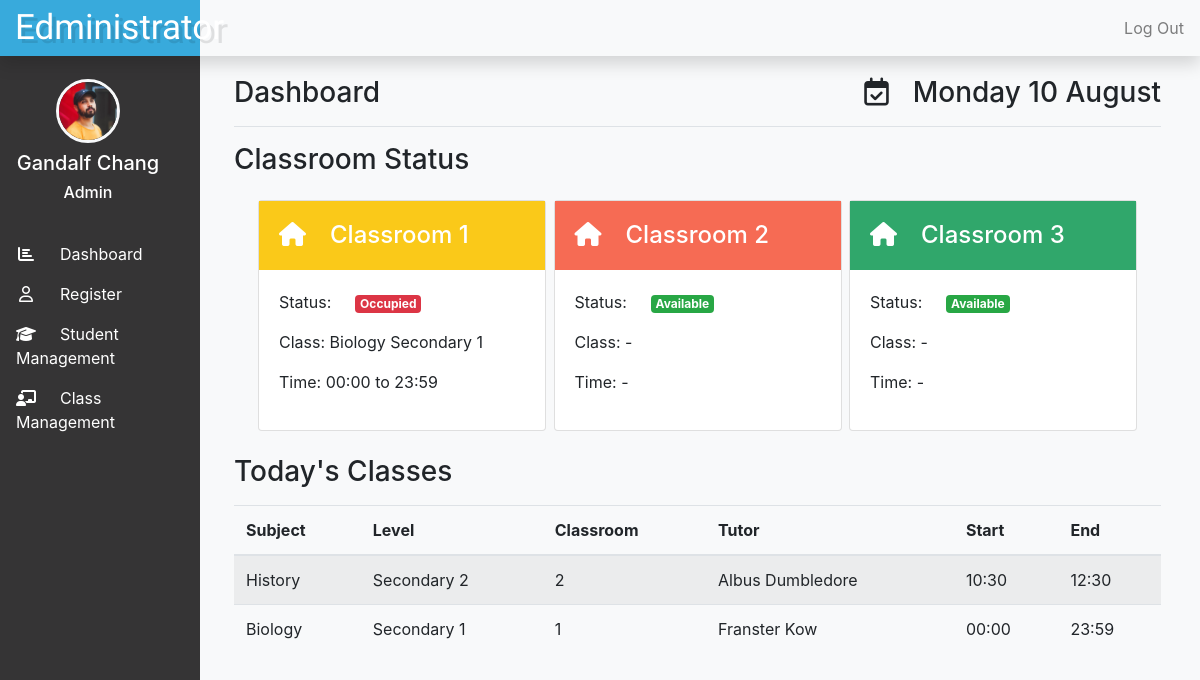
Screenshot of /admindashboard (signed in) with the database file from the repository.
### tables this page shows
CREATE TABLE 'classes' ('id' integer PRIMARY KEY, subject TEXT, level TEXT, classroom INTEGER,'tutor' TEXT,'day' integer, start TEXT, end TEXT);

### application.py (the view)
@app.route("/admindashboard")
@login_required
def adash():
    cal = (date.today()).strftime("%A %d %B")
    rows = db.execute("SELECT * FROM classes WHERE day = ?", date.today().isoweekday())
    occupied = []
    subject = {}
    time = {}
    row = db.execute("SELECT first,last FROM adminusers WHERE id = ?", session["user_id"])
    name = row[0]["first"] +  " " + row[0]["last"]
    for x in rows:
        if datetime.now().time() > datetime.strptime(x["start"],'%H:%M').time() and datetime.now().time() < datetime.strptime(x["end"],'%H:%M').time():
            occupied.append(x["classroom"])
            subject[str(x["classroom"])] = str(x["subject"]) + " " + str(x["level"])
            time[str(x["classroom"])] = x["start"] + " to " + x["end"]
    return render_template("adashboard.html", rows=rows, cal=cal, occupied=occupied, subject=subject, time=time, name=name)

### application.py (called while the page is built)
@app.after_request
def after_request(response):
    response.headers["Cache-Control"] = "no-cache, no-store, must-revalidate"
    response.headers["Expires"] = 0
    response.headers["Pragma"] = "no-cache"
    return response

### helpers.py (called while the page is built)
def login_required(f):
    @wraps(f)
    def decorated_function(*args, **kwargs):
        if session.get("user_id") is None:
            return redirect("/")
        return f(*args, **kwargs)
    return decorated_function

### templates/adashboard.html (shortened to what this page needs)
{% extends "layout.html" %}
{% block main %}
{% include "alayout.html" %}
        <div class="d-flex justify-content-between border-bottom pt-3 pb-2 mb-3">
            <h3>Dashboard </h3>
            <h3><i class="far fa-calendar-check mr-4"></i>{{cal}} </h3>
        </div>
        <h3>Classroom Status </h3>
        <div class="d-flex justify-content-between pt-3 pb-2 px-4 mb-3">
            <div class="card" style="width: 18rem;">
                <div class="card-body text-left align-middle" id="cm1">
                    <h4 class="m-0"><i class="fas fa-home mr-4"></i>Classroom 1</h4>
                </div>
                <div class="card-body">
                    {% if 1 in occupied %}
                    <p>Status:<span class="badge badge-danger ml-4">Occupied</span></p>
                    <p>Class: {{subject["1"]}}</p>
                    <p>Time: {{time["1"]}}</p>
                    {% else %}
                    <p>Status:<span class="badge badge-success ml-4">Available</span></p>
                    <p>Class: -</p>
                    <p>Time: -</p>
                    {% endif %}
                </div>
            </div>
            <div class="card" style="width: 18rem;">
                <div class="card-body text-left align-middle" id="cm2">
                    <h4 class="m-0"><i class="fas fa-home mr-4"></i>Classroom 2</h4>
                </div>
                <div class="card-body">
                    {% if 2 in occupied %}
                    <p>Status:<span class="badge badge-danger ml-4">Occupied</span></p>
                    <p>Class: {{subject["2"]}}</p>
                    <p>Time: {{time["2"]}}</p>
                    {% else %}
                    <p>Status:<span class="badge badge-success ml-4">Available</span></p>
                    <p>Class: -</p>
                    <p>Time: -</p>
                    {% endif %}
                </div>
            </div>
            <div class="card" style="width: 18rem;">
                <div class="card-body text-left align-middle" id="cm3">
                    <h4 class="m-0"><i class="fas fa-home mr-4"></i>Classroom 3</h4>
                </div>
                <div class="card-body">
                    {% if 3 in occupied %}
                    <p>Status:<span class="badge badge-danger ml-4">Occupied</span></p>
                    <p>Class: {{subject["3"]}}</p>
                    <p>Time: {{time["3"]}}</p>
                    {% else %}
                    <p>Status:<span class="badge badge-success ml-4">Available</span></p>
                    <p>Class: -</p>
                    <p>Time: -</p>
                    {% endif %}
                </div>
            </div>
        </div>
        <h3>Today's Classes </h3>
        <div class="table-responsive pt-2">
            <table class="table table-striped">
                <thead>
                    <th>Subject</th>
                    <th>Level</th>
                    <th>Classroom</th>
                    <th>Tutor</th>
                    <th>Start</th>
                    <th>End</th>
                </thead>
                    {% for x in rows %}
                        <tr>
                            <td>{{x["subject"]}}</td>
                            <td>{{x["level"]}}</td>
                            <td>{{x["classroom"]}}</td>
                            <td>{{x["tutor"]}}</td>
                            <td>{{x["start"]}}</td>
                            <td>{{x["end"]}}</td>
                        </tr>
                    {% endfor %}
        </div>
    </main>
{% endblock %}

### templates/layout.html (shortened to what this page needs)
<!DOCTYPE html>
<html lang="en">
    <head>
        <link href="https://maxcdn.bootstrapcdn.com/bootstrap/4.1.3/css/bootstrap.min.css" rel="stylesheet">
        <link href="/static/styles.css" rel="stylesheet">
    </head>
    <body>
            {% if session.user_id %}
                <nav class="navbar navbar-light fixed-top bg-light flex-md-nowrap p-0 shadow">
                    <a class="navbar-brand col-sm-3 col-md-2 mr-0 brand text-center" href="#"><span id="logo">Edministrator</span></a>
                    <ul class="navbar-nav px-3">
                        <li class="nav-item text-nowrap">
                             <a class="nav-link" href="/logout">Log Out</a>
                        </li>
                    </ul>
                </nav>
            {% else %}
                <div class="d-inline border-bottom pb-3"></div>
            {% endif %}
            {% block main %}{% endblock %}
        </div>
    </body>
</html>

### templates/alayout.html
{% block amain %}
    <div class="container-fluid">
        <nav class="col-md-2 d-none d-md-block bg-light sidebar">
            <div class="sidebar-sticky">
                <div class="d-flex justify-content-center pt-3 pr-4">
                    <img id="img" class = "rounded-circle" src="/static/chang.jpeg" alt="chang">
                </div>
                <div class="d-flex profile justify-content-center pt-2 pr-4">
                    <h5>{{name}}</h5>
                </div>
                <div class="d-flex profile justify-content-center pr-4 pb-4">
                    <h6>Admin</h6>
                </div>
                <ul class="nav flex-column">
                    <li class="nav-item">
                        <a class="nav-link" href="/admindashboard"><i class="fas fa-chart-bar fa-fw mr-4"></i>Dashboard</a>
                    </li>
                    <li class="nav-item">
                        <a class="nav-link" href="/register"><i class="far fa-user fa-fw mr-4"></i>Register</a>
                    </li>
                    <li class="nav-item">
                        <a class="nav-link" href="/students"><i class="fas fa-graduation-cap fa-fw mr-4"></i>Student Management</a>
                    </li>
                    <li class="nav-item">
                        <a class="nav-link" href="/manage"><i class="fas fa-chalkboard-teacher fa-fw mr-4"></i>Class Management</a>
                     </li>
                </ul>
            </div>
        </nav>
        <main role="main" class="col-md-9 ml-sm-auto col-lg-10 px-4">
{% endblock %}

### static/styles.css (style rules this page uses)
main { overflow-x: auto; }
body { background-color:#f8f9fa; text-align: left; padding-top: 60px; }
#logo { font: 35px/1.3'Oleo Script', Helvetica, sans-serif; color: white; text-shadow: 4px 4px 0px rgba(0,0,0,0.1); }
.sidebar { position: fixed; top: 0; bottom: 0; left: 0; z-index: 100; padding: 55px 0 0; box-shadow: inset -1px 0 0 rgba(0, 0, 0, .1); }
.sidebar-sticky { position: relative; top: 0; height: calc(100vh - 48px); padding-top: .5rem; background-color:#353435; }
.sidebar .nav-link { color: white; }
.brand { background-color:#38aadc; }
#cm1 { background-color:#fac919; color:white; }
#cm2 { background-color:#f66b54; color:white; }
#cm3 { background-color:#30a76b; color:white; }
.profile { color:white; }
#img { border: 3px solid #f8f9fa; height: 4rem; width: 4rem; }

### rows the page displays
classes: subject "History", level "Secondary 2", classroom "2", tutor "Albus Dumbledore", start "10:30", end "12:30"
classes: subject "Biology", level "Secondary 1", classroom "1", tutor "Franster Kow", start "00:00", end "23:59"

### other values shown
{{ name }} "Gandalf Chang"
{{ subject["1"] }} "Biology Secondary 1"
{{ time["1"] }} "00:00 to 23:59"
